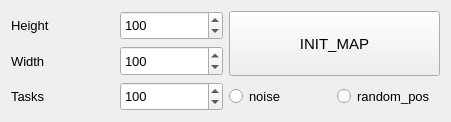
  <widget class="QWidget" name="gridLayoutWidget">
   <property name="geometry">
    <rect>
     <x>20</x>
     <y>200</y>
     <width>451</width>
     <height>122</height>
    </rect>
   </property>
   <property name="font">
    <font>
     <pointsize>10</pointsize>
    </font>
   </property>
   <layout class="QGridLayout" name="gridLayout_3">
    <item row="1" column="0">
     <widget class="QLabel" name="width">
      <property name="sizePolicy">
       <sizepolicy hsizetype="Preferred" vsizetype="Preferred">
        <horstretch>0</horstretch>
        <verstretch>0</verstretch>
       </sizepolicy>
      </property>
      <property name="font">
       <font>
        <pointsize>10</pointsize>
       </font>
      </property>
      <property name="text">
       <string>Width</string>
      </property>
     </widget>
    </item>
    <item row="0" column="0">
     <widget class="QLabel" name="height">
      <property name="sizePolicy">
       <sizepolicy hsizetype="Preferred" vsizetype="Preferred">
        <horstretch>0</horstretch>
        <verstretch>0</verstretch>
       </sizepolicy>
      </property>
      <property name="font">
       <font>
        <pointsize>10</pointsize>
       </font>
      </property>
      <property name="text">
       <string>Height</string>
      </property>
     </widget>
    </item>
    <item row="1" column="1">
     <widget class="QSpinBox" name="width_in">
      <property name="sizePolicy">
       <sizepolicy hsizetype="Preferred" vsizetype="Expanding">
        <horstretch>0</horstretch>
        <verstretch>0</verstretch>
       </sizepolicy>
      </property>
      <property name="font">
       <font>
        <pointsize>10</pointsize>
       </font>
      </property>
      <property name="focusPolicy">
       <enum>Qt::StrongFocus</enum>
      </property>
      <property name="minimum">
       <number>6</number>
      </property>
      <property name="maximum">
       <number>200</number>
      </property>
      <property name="value">
       <number>100</number>
      </property>
     </widget>
    </item>
    <item row="2" column="0">
     <widget class="QLabel" name="tasks_num">
      <property name="font">
       <font>
        <pointsize>10</pointsize>
       </font>
      </property>
      <property name="text">
       <string>Tasks</string>
      </property>
     </widget>
    </item>
    <item row="2" column="2">
     <widget class="QRadioButton" name="is_noise">
      <property name="sizePolicy">
       <sizepolicy hsizetype="Minimum" vsizetype="Fixed">
        <horstretch>0</horstretch>
        <verstretch>0</verstretch>
       </sizepolicy>
      </property>
      <property name="font">
       <font>
        <pointsize>10</pointsize>
       </font>
      </property>
      <property name="text">
       <string>noise</string>
      </property>
      <property name="autoExclusive">
       <bool>false</bool>
      </property>
     </widget>
    </item>
    <item row="2" column="1">
     <widget class="QSpinBox" name="tasks_num_in">
      <property name="sizePolicy">
       <sizepolicy hsizetype="Preferred" vsizetype="Expanding">
        <horstretch>0</horstretch>
        <verstretch>0</verstretch>
       </sizepolicy>
      </property>
      <property name="font">
       <font>
        <pointsize>10</pointsize>
       </font>
      </property>
      <property name="focusPolicy">
       <enum>Qt::StrongFocus</enum>
      </property>
      <property name="minimum">
       <number>1</number>
      </property>
      <property name="maximum">
       <number>10000</number>
      </property>
      <property name="value">
       <number>100</number>
      </property>
     </widget>
    </item>
    <item row="0" column="1">
     <widget class="QSpinBox" name="height_in">
      <property name="sizePolicy">
       <sizepolicy hsizetype="Preferred" vsizetype="Expanding">
        <horstretch>0</horstretch>
        <verstretch>0</verstretch>
       </sizepolicy>
      </property>
      <property name="font">
       <font>
        <pointsize>10</pointsize>
       </font>
      </property>
      <property name="focusPolicy">
       <enum>Qt::StrongFocus</enum>
      </property>
      <property name="minimum">
       <number>6</number>
      </property>
      <property name="maximum">
       <number>200</number>
      </property>
      <property name="value">
       <number>100</number>
      </property>
     </widget>
    </item>
    <item row="2" column="3">
     <widget class="QRadioButton" name="random_pos">
      <property name="font">
       <font>
        <pointsize>10</pointsize>
       </font>
      </property>
      <property name="text">
       <string>random_pos</string>
      </property>
      <property name="autoExclusive">
       <bool>false</bool>
      </property>
     </widget>
    </item>
    <item row="0" column="2" rowspan="2" colspan="2">
     <widget class="QPushButton" name="init_map">
      <property name="sizePolicy">
       <sizepolicy hsizetype="Preferred" vsizetype="Preferred">
        <horstretch>0</horstretch>
        <verstretch>0</verstretch>
       </sizepolicy>
      </property>
      <property name="font">
       <font>
        <pointsize>11</pointsize>
       </font>
      </property>
      <property name="focusPolicy">
       <enum>Qt::NoFocus</enum>
      </property>
      <property name="text">
       <string>INIT_MAP</string>
      </property>
     </widget>
    </item>
   </layout>
  </widget>
